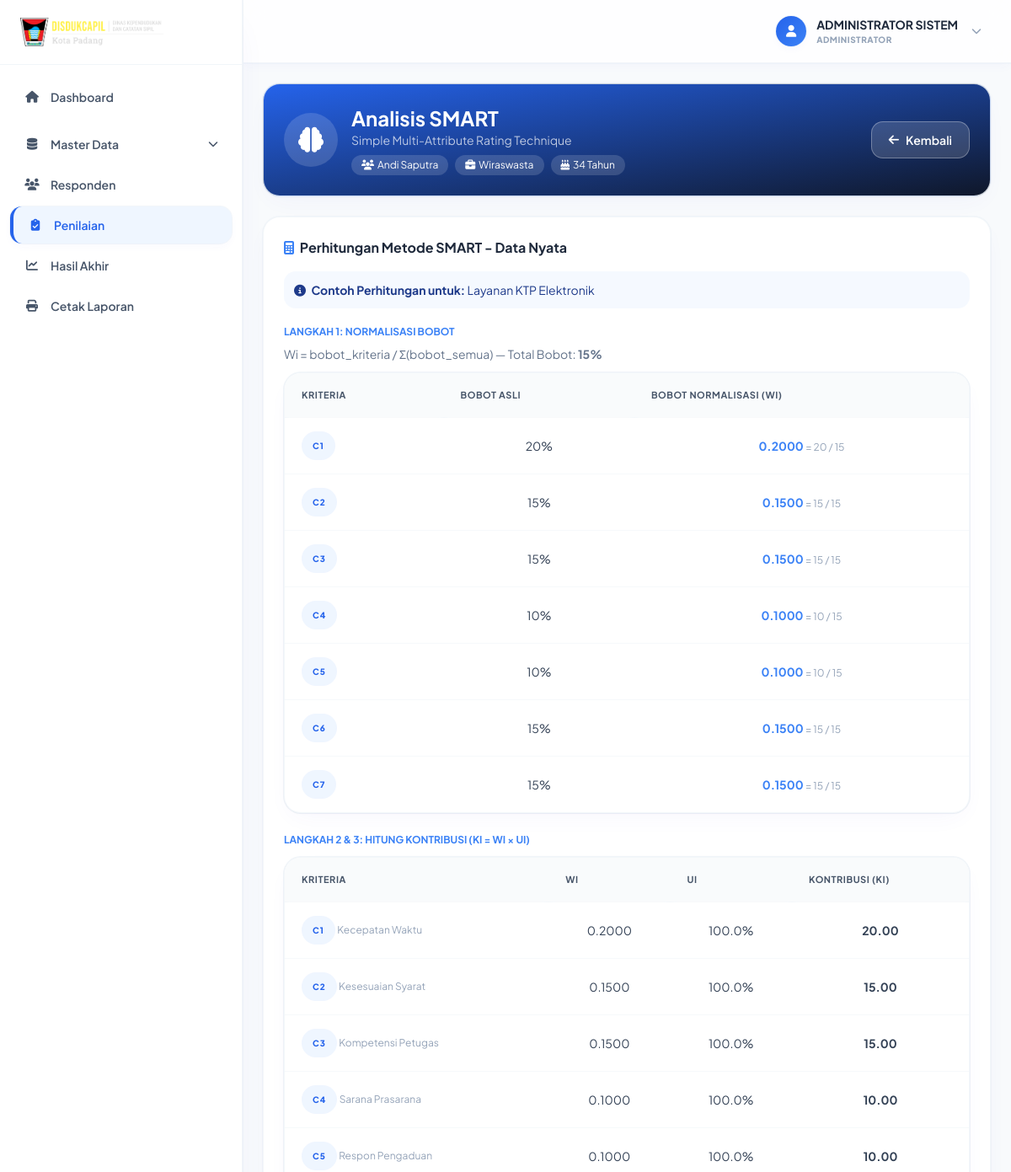
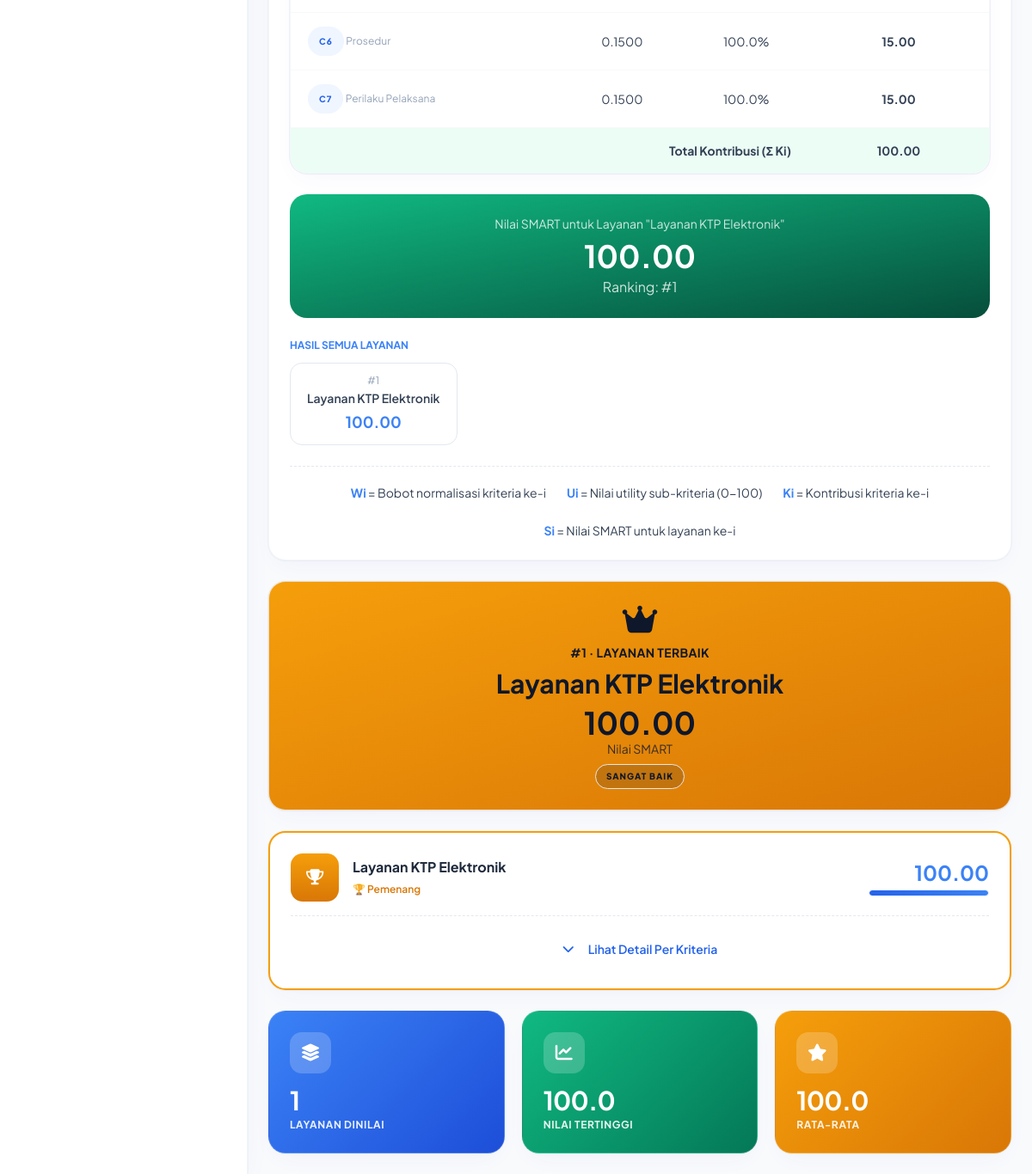
The app's page /index.php?controller=penilaian&action=detailSmart&id_responden=9 (signed in) with its own data (2 pictures, top to bottom).
### tables this page shows
CREATE TABLE `responden` (
  `id_responden` int NOT NULL,
  `nama_lengkap` varchar(100) DEFAULT NULL,
  `usia` int DEFAULT NULL,
  `pekerjaan` varchar(50) DEFAULT NULL,
  `tanggal_isi` datetime DEFAULT CURRENT_TIMESTAMP
);

CREATE TABLE `kriteria` (
  `id_kriteria` int NOT NULL,
  `kode_kriteria` varchar(10) NOT NULL,
  `nama_kriteria` varchar(100) NOT NULL,
  `pertanyaan` text NOT NULL,
  `bobot` int NOT NULL,
  `jenis` enum('benefit','cost') DEFAULT 'benefit',
  `created_at` timestamp NULL DEFAULT CURRENT_TIMESTAMP
);

CREATE TABLE `penilaian` (
  `id_penilaian` int NOT NULL,
  `id_responden` int NOT NULL,
  `id_alternatif` int NOT NULL,
  `id_kriteria` int NOT NULL,
  `id_sub` int NOT NULL
);

CREATE TABLE `sub_kriteria` (
  `id_sub` int NOT NULL,
  `id_kriteria` int NOT NULL,
  `nama_pilihan` varchar(50) NOT NULL,
  `nilai_utility` float NOT NULL
);

### views/penilaian/detail_smart.php (the view, shortened to what the rows shown need)
<?php
$responden = $data['responden'];
$hasil_smart = $data['hasil_smart'];
$normalized_weights = $data['normalized_weights'];
?>
<?php include('template/layout_admin_head.php'); ?>
<?php include('template/layout_admin_chrome.php'); ?>
<div class="card-gov !bg-gradient-to-br !from-gov-blue-800 !to-gov-blue-950 !text-white mb-6">
  <div class="flex items-center justify-between flex-wrap gap-4">
    <div class="flex items-center gap-4">
      <div class="flex h-16 w-16 items-center justify-center rounded-full bg-white/15 text-3xl"><i class="fas fa-brain"></i></div>
      <div>
        <h1 class="font-sans text-2xl font-bold">Analisis SMART</h1>
        <p class="text-white/70 text-sm mb-2">Simple Multi-Attribute Rating Technique</p>
        <div class="flex flex-wrap gap-2">
          <span class="text-xs bg-white/15 rounded-full px-3 py-1"><i class="fas fa-users mr-1"></i><?= htmlspecialchars($responden['nama_lengkap']) ?></span>
          <span class="text-xs bg-white/15 rounded-full px-3 py-1"><i class="fas fa-briefcase mr-1"></i><?= htmlspecialchars($responden['pekerjaan']) ?></span>
          <span class="text-xs bg-white/15 rounded-full px-3 py-1"><i class="fas fa-birthday-cake mr-1"></i><?= $responden['usia'] ?> Tahun</span>
        </div>
      </div>
    </div>
    <a href="index.php?controller=penilaian&action=index" class="btn-gov !bg-white/15 !text-white !shadow-none border border-white/30 hover:!bg-white/25">
      <i class="fas fa-arrow-left"></i> Kembali
    </a>
  </div>
</div>
<?php if (!empty($hasil_smart)):
  $sample_hasil = $hasil_smart[0];
  $total_bobot_real = 0;
  foreach ($sample_hasil['detail_kriteria'] as $k) {
    foreach ($data['penilaians'] as $p) {
      if ($p['id_kriteria'] == $k['id_kriteria']) {
        foreach ($kriterias ?? [] as $kr) {
          if ($kr['id_kriteria'] == $k['id_kriteria']) { $total_bobot_real = $kr['bobot']; break 2; }
        }
        break;
      }
    }
  }
?>
  <div class="card-gov mb-6">
    <h3 class="font-bold text-slate-800 mb-4"><i class="fas fa-calculator text-gov-blue-700 mr-1"></i> Perhitungan Metode SMART - Data Nyata</h3>
    <div class="rounded-gov bg-gov-blue-100/60 text-gov-blue-900 p-3 mb-5 text-sm">
      <i class="fas fa-info-circle mr-1"></i> <strong>Contoh Perhitungan untuk:</strong> <?= htmlspecialchars($sample_hasil['nama_layanan']) ?>
    </div>
    <p class="text-xs font-bold text-gov-blue-700 uppercase mb-2">Langkah 1: Normalisasi Bobot</p>
    <p class="text-sm text-slate-500 mb-3">Wi = bobot_kriteria / Σ(bobot_semua) — Total Bobot: <strong><?= $total_bobot_real ?>%</strong></p>
    <div class="table-gov-wrap mb-6">
      <div class="table-gov-scroll">
        <table class="table-gov">
          <thead><tr><th>Kriteria</th><th>Bobot Asli</th><th>Bobot Normalisasi (Wi)</th></tr></thead>
          <tbody>
            <?php foreach ($sample_hasil['detail_kriteria'] as $detail):
              $bobot_asli = 0;
              foreach ($kriterias ?? [] as $kr) { if ($kr['id_kriteria'] == $detail['id_kriteria']) { $bobot_asli = $kr['bobot']; break; } }
              $bobot_norm = $normalized_weights[$detail['id_kriteria']] ?? 0;
            ?>
              <tr>
                <td><span class="badge-gov-primary"><?= htmlspecialchars($detail['kode_kriteria']) ?></span></td>
                <td class="text-center"><?= $bobot_asli ?>%</td>
                <td class="text-center"><strong class="text-gov-blue-700"><?= number_format($bobot_norm, 4) ?></strong> <span class="text-xs text-slate-400">= <?= $bobot_asli ?> / <?= $total_bobot_real ?></span></td>
              </tr>
            <?php endforeach; ?>
          </tbody>
        </table>
      </div>
    </div>
    <p class="text-xs font-bold text-gov-blue-700 uppercase mb-3">Langkah 2 & 3: Hitung Kontribusi (Ki = Wi × Ui)</p>
    <div class="table-gov-wrap mb-6">
      <div class="table-gov-scroll">
        <table class="table-gov">
          <thead><tr><th>Kriteria</th><th>Wi</th><th>Ui</th><th>Kontribusi (Ki)</th></tr></thead>
          <tbody>
            <?php
              $total_kontribusi_sample = 0;
              foreach ($sample_hasil['detail_kriteria'] as $detail):
                $bobot_norm = $normalized_weights[$detail['id_kriteria']] ?? 0;
                $nilai_util = $detail['nilai_utility'];
                $kontribusi = $bobot_norm * $nilai_util;
                $total_kontribusi_sample += $kontribusi;
            ?>
              <tr>
                <td><span class="badge-gov-primary"><?= htmlspecialchars($detail['kode_kriteria']) ?></span> <span class="text-xs text-slate-400"><?= htmlspecialchars($detail['nama_kriteria']) ?></span></td>
                <td class="text-center"><?= number_format($bobot_norm, 4) ?></td>
                <td class="text-center"><?= number_format($nilai_util, 1) ?>%</td>
                <td class="text-center font-bold text-gov-blue-700"><?= number_format($kontribusi, 2) ?></td>
              </tr>
            <?php endforeach; ?>
            <tr class="!bg-emerald-50 font-bold">
              <td colspan="3" class="text-right">Total Kontribusi (Σ Ki)</td>
              <td class="text-center text-gov-green-700"><?= number_format($total_kontribusi_sample, 2) ?></td>
            </tr>
          </tbody>
        </table>
      </div>
    </div>
    <div class="rounded-gov-lg bg-gradient-to-br from-gov-green-700 to-emerald-900 text-white p-6 text-center mb-6">
      <p class="text-sm text-white/80 mb-2">Nilai SMART untuk Layanan "<?= htmlspecialchars($sample_hasil['nama_layanan']) ?>"</p>
      <p class="text-4xl font-bold"><?= number_format($sample_hasil['nilai_smart'], 2) ?></p>
      <p class="text-white/80 mt-1">Ranking: #<?= array_search($sample_hasil['id_alternatif'], array_column($hasil_smart, 'id_alternatif')) + 1 ?></p>
    </div>
    <p class="text-xs font-bold text-gov-blue-700 uppercase mb-3">Hasil Semua Layanan</p>
    <div class="grid grid-cols-2 sm:grid-cols-4 gap-3">
      <?php foreach ($hasil_smart as $idx => $hasil): ?>
        <div class="rounded-gov border border-slate-200 p-3 text-center">
          <p class="text-xs text-slate-400">#<?= $idx + 1 ?></p>
          <p class="text-sm font-semibold text-slate-700 leading-tight my-1"><?= htmlspecialchars($hasil['nama_layanan']) ?></p>
          <p class="text-lg font-bold text-gov-blue-700"><?= number_format($hasil['nilai_smart'], 2) ?></p>
        </div>
      <?php endforeach; ?>
    </div>
    <div class="flex flex-wrap gap-6 justify-center mt-6 pt-5 border-t border-dashed border-slate-200 text-sm">
      <span><strong class="text-gov-blue-700">Wi</strong> = Bobot normalisasi kriteria ke-i</span>
      <span><strong class="text-gov-blue-700">Ui</strong> = Nilai utility sub-kriteria (0-100)</span>
      <span><strong class="text-gov-blue-700">Ki</strong> = Kontribusi kriteria ke-i</span>
      <span><strong class="text-gov-blue-700">Si</strong> = Nilai SMART untuk layanan ke-i</span>
    </div>
  </div>
  <?php
    $winner = $hasil_smart[0];
    $ket = $winner['nilai_smart'] >= 80 ? 'Sangat Baik' : ($winner['nilai_smart'] >= 60 ? 'Baik' : ($winner['nilai_smart'] >= 40 ? 'Cukup' : ($winner['nilai_smart'] >= 20 ? 'Kurang' : 'Sangat Kurang')));
  ?>
  <div class="card-gov !bg-gradient-to-br !from-gov-gold-400 !to-gov-gold-600 !text-gov-blue-950 text-center mb-6">
    <i class="fas fa-crown text-4xl mb-2"></i>
    <p class="font-bold uppercase tracking-wide text-sm">#1 &middot; Layanan Terbaik</p>
    <h2 class="font-sans text-3xl font-bold my-2"><?= htmlspecialchars($winner['nama_layanan']) ?></h2>
    <p class="text-4xl font-bold"><?= number_format($winner['nilai_smart'], 2) ?></p>
    <p class="text-sm opacity-80 mb-2">Nilai SMART</p>
    <span class="badge-gov" style="background:rgba(11,31,58,0.15); color:#0F172A;"><?= $ket ?></span>
  </div>
  <div class="space-y-4 mb-6">
    <?php foreach ($hasil_smart as $index => $hasil): $rank = $index + 1; $is_winner = $rank === 1; ?>
      <div class="card-gov <?= $is_winner ? '!border-gov-gold-400 border-2' : '' ?>">
        <div class="flex items-center justify-between flex-wrap gap-4">
          <div class="flex items-center gap-4">
            <div class="flex h-14 w-14 items-center justify-center rounded-gov text-white font-bold text-lg
                        <?= $is_winner ? 'bg-gradient-to-b from-gov-gold-400 to-gov-gold-600 text-gov-blue-950' : ($rank <= 3 ? 'bg-gradient-to-b from-gov-blue-600 to-gov-blue-800' : 'bg-gradient-to-b from-slate-400 to-slate-600') ?>">
              <?= $is_winner ? '<i class="fas fa-trophy"></i>' : $rank ?>
            </div>
            <div>
              <h3 class="font-bold text-slate-800"><?= htmlspecialchars($hasil['nama_layanan']) ?></h3>
              <?php if ($is_winner): ?><span class="text-xs text-gov-gold-600 font-semibold">🏆 Pemenang</span><?php endif; ?>
            </div>
          </div>
          <div class="text-right min-w-[140px]">
            <p class="text-2xl font-bold text-gov-blue-700"><?= number_format($hasil['nilai_smart'], 2) ?></p>
            <div class="bar-gov-track mt-1"><div class="bar-gov-fill" style="width: <?= $hasil['nilai_smart'] ?>%"></div></div>
          </div>
        </div>
        <div class="mt-4 pt-4 border-t border-dashed border-slate-200">
          <button class="btn-gov-ghost w-full justify-center" type="button" onclick="toggleDetails('<?= $hasil['id_alternatif'] ?>', this)">
            <i class="fas fa-chevron-down mr-2" id="icon-<?= $hasil['id_alternatif'] ?>"></i>
            <span>Lihat Detail Per Kriteria</span>
          </button>
        </div>
      </div>
    <?php endforeach; ?>
  </div>
  <div class="grid grid-cols-1 sm:grid-cols-3 gap-5">
    <div class="card-gov-stat card-gov-stat-blue">
      <div class="card-gov-stat-icon"><i class="fas fa-layer-group"></i></div>
      <p class="card-gov-stat-value"><?= count($hasil_smart) ?></p>
      <p class="card-gov-stat-label">Layanan Dinilai</p>
    </div>
    <div class="card-gov-stat card-gov-stat-green">
      <div class="card-gov-stat-icon"><i class="fas fa-chart-line"></i></div>
      <p class="card-gov-stat-value"><?= number_format($winner['nilai_smart'], 1) ?></p>
      <p class="card-gov-stat-label">Nilai Tertinggi</p>
    </div>
    <div class="card-gov-stat card-gov-stat-gold">
      <div class="card-gov-stat-icon"><i class="fas fa-star"></i></div>
      <p class="card-gov-stat-value"><?= number_format(array_sum(array_column($hasil_smart, 'nilai_smart')) / count($hasil_smart), 1) ?></p>
      <p class="card-gov-stat-label">Rata-rata</p>
    </div>
  </div>
<?php endif; ?>
<?php include('template/layout_admin_foot.php'); ?>

### records on screen
responden: nama_lengkap "Andi Saputra", pekerjaan "Wiraswasta", usia "34"
kriteria: bobot "15"
penilaian: id_kriteria.kode_kriteria "C1", id_kriteria.bobot "20", id_kriteria "0.2000", id_kriteria.nama_kriteria "Kecepatan Waktu", id_sub.nilai_utility "100.0", id_kriteria.nilai_utility "20.00"
penilaian: id_kriteria.kode_kriteria "C2", id_kriteria.bobot "15", id_kriteria "0.1500", id_kriteria.nama_kriteria "Kesesuaian Syarat", id_sub.nilai_utility "100.0", id_kriteria.nilai_utility "15.00"
penilaian: id_kriteria.kode_kriteria "C3", id_kriteria.bobot "15", id_kriteria "0.1500", id_kriteria.nama_kriteria "Kompetensi Petugas", id_sub.nilai_utility "100.0", id_kriteria.nilai_utility "15.00"
penilaian: id_kriteria.kode_kriteria "C4", id_kriteria.bobot "10", id_kriteria "0.1000", id_kriteria.nama_kriteria "Sarana Prasarana", id_sub.nilai_utility "100.0", id_kriteria.nilai_utility "10.00"
penilaian: id_kriteria.kode_kriteria "C5", id_kriteria.bobot "10", id_kriteria "0.1000", id_kriteria.nama_kriteria "Respon Pengaduan", id_sub.nilai_utility "100.0", id_kriteria.nilai_utility "10.00"
penilaian: id_kriteria.kode_kriteria "C6", id_kriteria.bobot "15", id_kriteria "0.1500", id_kriteria.nama_kriteria "Prosedur", id_sub.nilai_utility "100.0", id_kriteria.nilai_utility "15.00"
penilaian: id_kriteria.kode_kriteria "C7", id_kriteria.bobot "15", id_kriteria "0.1500", id_kriteria.nama_kriteria "Perilaku Pelaksana", id_sub.nilai_utility "100.0", id_kriteria.nilai_utility "15.00"

### other values on screen
$nama "ADMINISTRATOR SISTEM"
$roleDisplay "ADMINISTRATOR"
$sample_hasil['nama_layanan'] "Layanan KTP Elektronik"
$total_kontribusi_sample "100.00"
$sample_hasil['nilai_smart'] "100.00"
$hasil['nama_layanan'] "Layanan KTP Elektronik"
$hasil['nilai_smart'] "100.00"
$winner['nama_layanan'] "Layanan KTP Elektronik"
$winner['nilai_smart'] "100.00"
$ket "SANGAT BAIK"
count($hasil_smart) "1"
$winner['nilai_smart'] "100.0"
